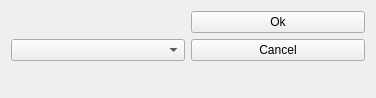
<?xml version="1.0" encoding="UTF-8"?>
<ui version="4.0">
 <class>ObjectComboDialog</class>
 <widget class="QWidget" name="ObjectComboDialog">
  <property name="windowModality">
   <enum>Qt::ApplicationModal</enum>
  </property>
  <property name="geometry">
   <rect>
    <x>0</x>
    <y>0</y>
    <width>376</width>
    <height>98</height>
   </rect>
  </property>
  <property name="windowTitle">
   <string>Form</string>
  </property>
  <layout class="QGridLayout" name="gridLayout_2">
   <item row="0" column="0">
    <layout class="QGridLayout" name="gridLayout">
     <item row="0" column="1">
      <widget class="QPushButton" name="button_ok">
       <property name="text">
        <string>Ok</string>
       </property>
      </widget>
     </item>
     <item row="1" column="1">
      <widget class="QPushButton" name="button_cancel">
       <property name="text">
        <string>Cancel</string>
       </property>
      </widget>
     </item>
     <item row="0" column="0">
      <widget class="QLabel" name="text">
       <property name="text">
        <string/>
       </property>
      </widget>
     </item>
     <item row="1" column="0">
      <widget class="QComboBox" name="comboBox"/>
     </item>
     <item row="2" column="0">
      <spacer name="verticalSpacer">
       <property name="orientation">
        <enum>Qt::Vertical</enum>
       </property>
       <property name="sizeHint" stdset="0">
        <size>
         <width>20</width>
         <height>40</height>
        </size>
       </property>
      </spacer>
     </item>
    </layout>
   </item>
  </layout>
 </widget>
 <resources/>
 <connections/>
</ui>
